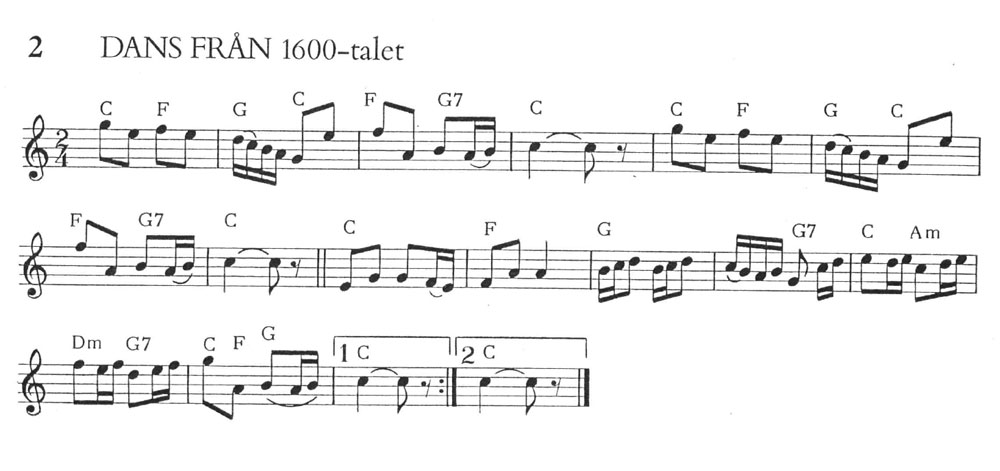
%> input picture martinBranch/im1s.jpg, 1000 x 471 px
$ octave HorizontalProjection.m   (GNU Octave 9; MATLAB toolbox functions it lacks are replaced by stand-ins)
%> lines starting %> are read from the running program, lines starting %| are printed output that depends on the picture; in (x1, y1, x2, y2) boxes, pixels count from 0 and x2, y2 are one past the last pixel; in counts of white or black regions, pixels touching at a corner belong together; the program's own positions count from 1
clear
close all

Im = imread('im1s.jpg');
%> Im is the input picture: size 471x1000x3 uint8; min 0, max 255, mean 241
I = rgb2gray(Im);
I = imrotate(I, 0.47);
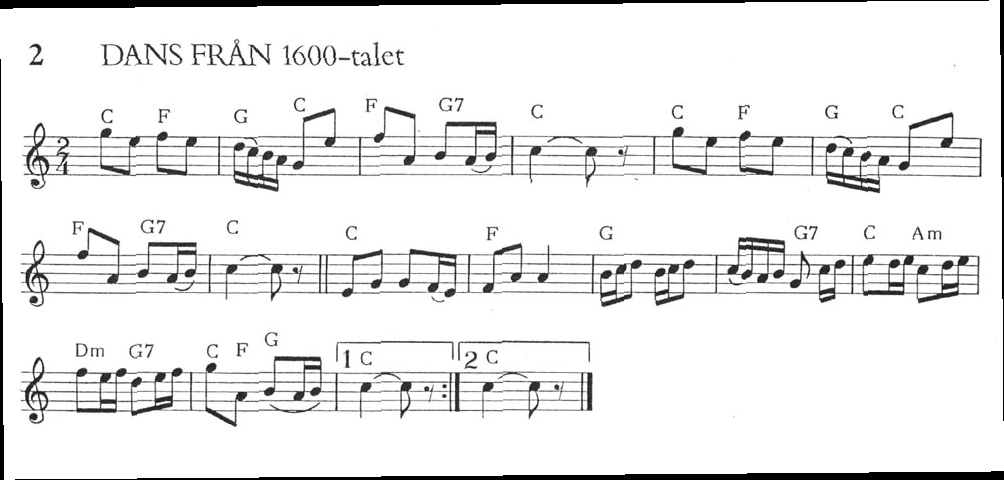
%> I: size 480x1004 uint8; min 0, max 255, mean 235.5
BW = imbinarize(I);
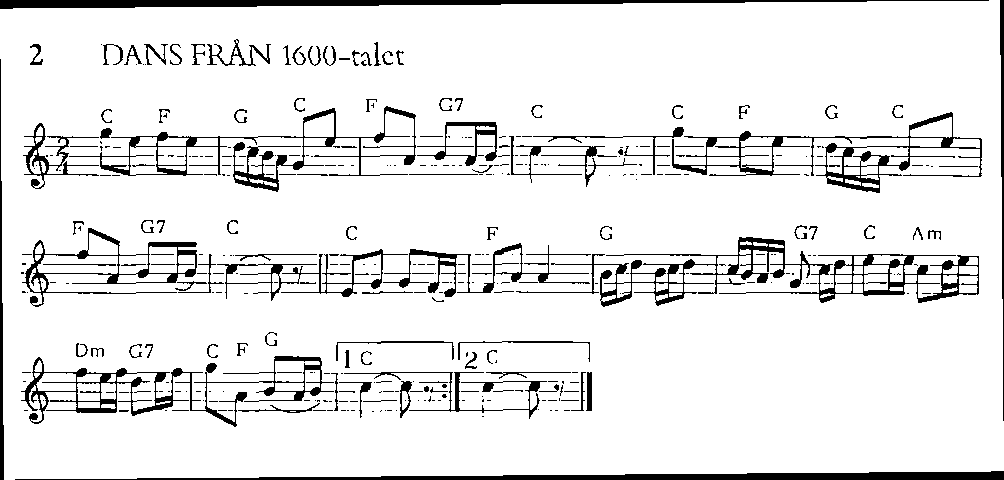
%> BW: size 480x1004 logical; 91% white; 370 black regions (257 under 20 px), largest, box (x1, y1, x2, y2) and area: (516, 237, 979, 307) 5549, (0, 0, 989, 9) 4509, (15, 471, 1004, 480) 4509
S = sum(BW,2);
%> S = 480 values, max 1000 at index 10, min 11 at index 1, mean 913.6


[pks, locs] = findpeaks(S);
%> pks = 62 values, max 1000 at index 1, min 841 at index 39, mean 938.9; locs = 62 values from 10 to 428
I(locs,:) = 255;
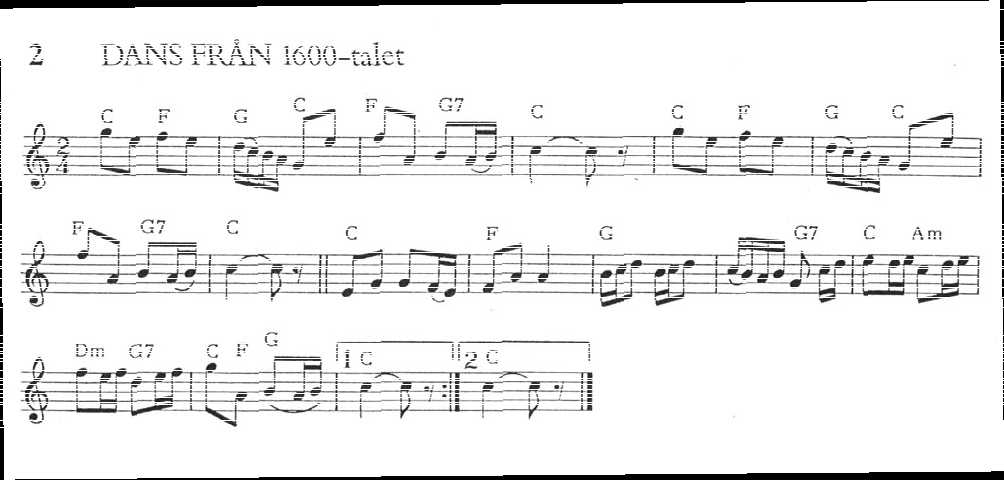
%> I: size 480x1004 uint8; 3.84% of pixels changed, all inside (x1, y1, x2, y2) = (0, 9, 1004, 428)

figure
plot(pks, locs);
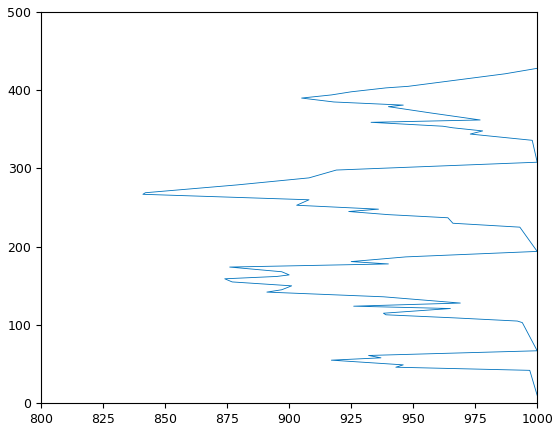
%> figure redrawn from the program's plot data

figure
imshow(I);
